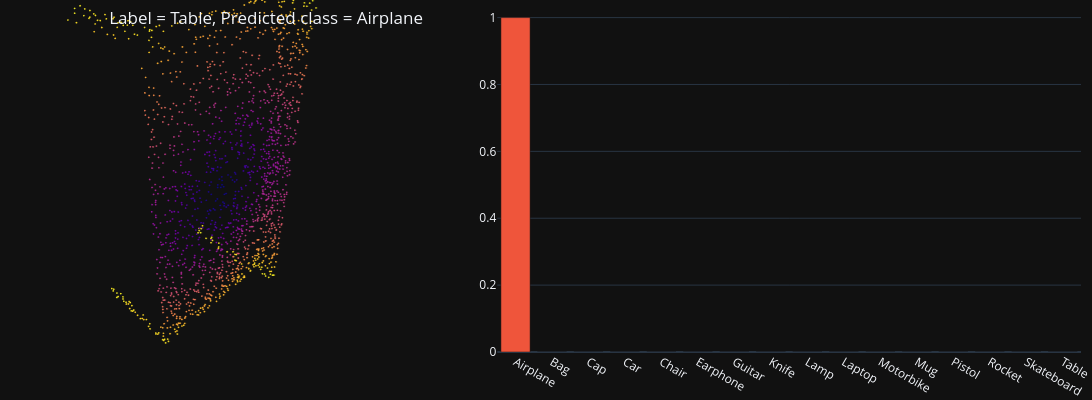

The notebook cell this image was saved under:
### Markdown cell above
## Test on individual items

### Code cell
# Random test sample
test_sample = test_set[np.random.choice(np.arange(len(test_set)))]
batch_dict = collate_fn([test_sample])
x = batch_dict['points'].transpose(1, 2).to(device)

# Get model predictions
model_preds, _ = classifier(x)
predicted_class = torch.argmax(model_preds, axis=1).detach().cpu().numpy()[0]
predicted_class_name = class_id_name_map[predicted_class]
pred_class_probs = F.softmax(model_preds.flatten(), dim=None).detach().cpu().numpy()

# plot results
title = f"Label = {test_sample['class_name']}, Predicted class = {predicted_class_name}"
fig = make_subplots(rows=1, cols=2, specs=[[{"type": "scatter3d"}, {}]], column_widths=[0.4, 0.6])
fig.update_layout(template="plotly_dark", scene=PCD_SCENE, height = 400, width = 1200,
                title=title, title_x=0.1, title_y=0.97, margin=dict(r=0, b=0, l=0, t=0))    
fig.add_trace(plot_pc_data3d(x=test_sample['points'][:,0], y=test_sample['points'][:,1], z=test_sample['points'][:,2]), row=1, col=1)
fig.add_trace(go.Bar(x=list(class_name_id_map.keys()), y=pred_class_probs, showlegend=False), row=1, col=2)
fig.show()

### Figure 1 — Plotly figure (JSON) as saved in the notebook; plotly's stock layout.template omitted (floating-point values rounded to 4 significant figures; data arrays with more than 128 entries replaced by an {"elided": "..."} marker saying what was removed)
{"data": [{"hoverinfo": "skip", "marker": {"color": {"elided": "2500 float values"}, "opacity": 1, "size": 1}, "mode": "markers", "scene": "scene", "showlegend": false, "type": "scatter3d", "x": {"elided": "2500 float values"}, "y": {"elided": "2500 float values"}, "z": {"elided": "2500 float values"}}, {"showlegend": false, "type": "bar", "x": ["Airplane", "Bag", "Cap", "Car", "Chair", "Earphone", "Guitar", "Knife", "Lamp", "Laptop", "Motorbike", "Mug", "Pistol", "Rocket", "Skateboard", "Table"], "xaxis": "x", "y": [1.0, 1.045e-42, 9.809e-45, 2.466e-38, 7.147e-33, 8.408e-45, 1.401e-44, 1.401e-44, 2.382e-44, 9.069e-23, 2.803e-45, 0.0, 1.401e-45, 3.642e-13, 5.331e-42, 3.683e-13], "yaxis": "y"}], "layout": {"height": 400, "margin": {"b": 0, "l": 0, "r": 0, "t": 0}, "scene": {"aspectmode": "data", "domain": {"x": [0, 0.36], "y": [0, 1]}, "xaxis": {"visible": false}, "yaxis": {"visible": false}, "zaxis": {"visible": false}}, "title": {"text": "Label = Table, Predicted class = Airplane", "x": 0.1, "y": 0.97}, "width": 1200, "xaxis": {"anchor": "y", "domain": [0.46, 1]}, "yaxis": {"anchor": "x", "domain": [0, 1]}}}
